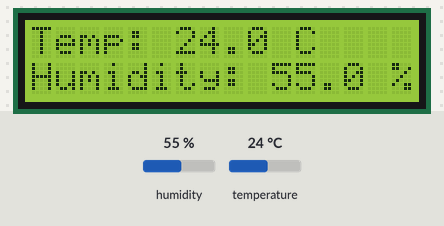
Recording of a program running on a simulated Raspberry Pi (header pin numbers). Shown: 16×2 character LCD. Inputs (shaded band) come from the test bench; at power-on: humidity 55 %, temperature 24 °C. The clock reads 2024-03-15 10:24:30 at power-on unless the program sets it; system figures (address, load, memory, disk, uptime) are fixed made-up values; every time zone reads the same local clock.

Above: at 1.2 s.
1.3 s: humidity set to 22 %
At 11.5 s:
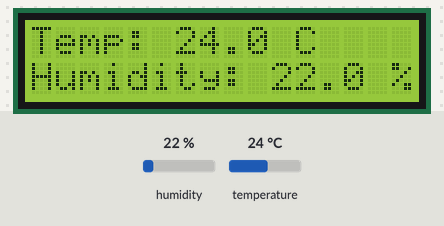
11.7 s: temperature set to 12 °C
At 21.6 s:
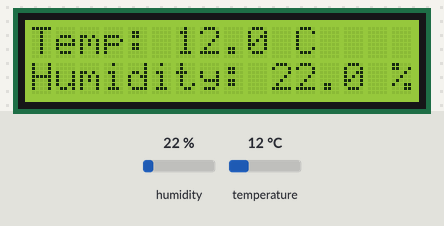
22.4 s: humidity set to 40 %
At 32.3 s:
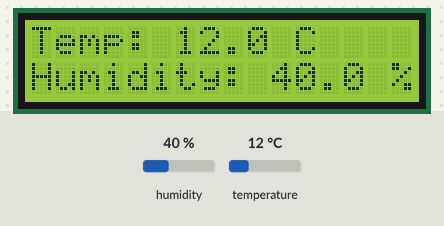
32.8 s: temperature set to 19 °C
At 41.8 s:
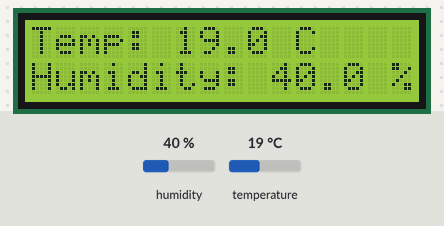
Timing chart, 0 to 43.3 s (numbered marks = the images above; inputs shaded):
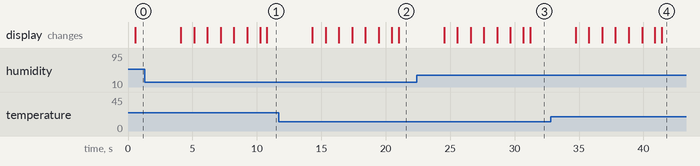

The program:

app.py
```python
#!/usr/bin/python
import subprocess
import time
from datetime import datetime

import Adafruit_DHT
import RPi.GPIO as GPIO
import pytz as pytz
from RPLCD import CharLCD

lcd = CharLCD(cols=16, rows=2, pin_rs=37, pin_e=35, pins_data=[33, 31, 29, 23], numbering_mode=GPIO.BOARD)

def get_ip(interface):
        return subprocess.getoutput("ip addr show %s| awk '/inet / {print $2}'| cut -d/ -f1" % interface).strip()


while True:
    now = datetime.now(pytz.timezone('Europe/London'))
    lcd.clear()
    lcd.cursor_pos = (0, 0)

    if int(now.strftime('%S')) % 10 == 0:
        humidity, temperature = Adafruit_DHT.read_retry(Adafruit_DHT.AM2302, 4)

        lcd.write_string('Temp: {0:0.1f} C'.format(temperature))
        lcd.cursor_pos = (1, 0)
        lcd.write_string('Humidity: {0:0.1f} %'.format(humidity))
        time.sleep(3.5)
    else:
        ip = get_ip('wlan0')
        msg = 'w0 {}'.format(ip)
        if not ip:
            msg = 'e0 {}'.format(get_ip('eth0'))

        lcd.write_string(now.strftime('%b %d  %H:%M:%S\n'))
        lcd.cursor_pos = (1, 0)
        lcd.write_string(msg)
        time.sleep(1)
```
